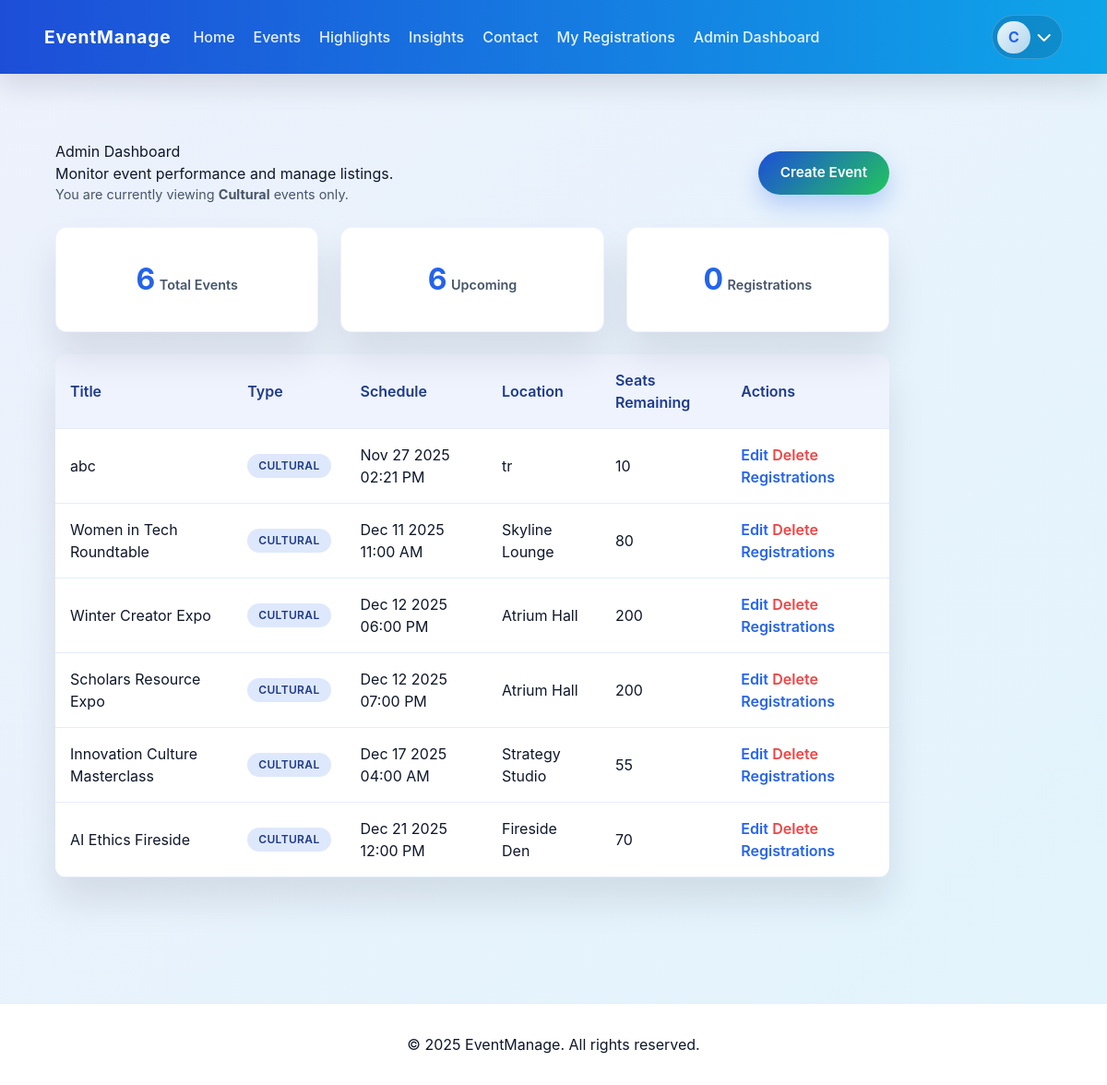
The page /admin/dashboard (signed in) on the database its author committed.
### app/models.py (models this page shows, shortened)
class User(UserMixin, db.Model):
    id = db.Column(db.Integer, primary_key=True)
    name = db.Column(db.String(120), nullable=False)
    email = db.Column(db.String(120), unique=True, nullable=False)
    password_hash = db.Column(db.String(256), nullable=False)
    is_admin = db.Column(db.Boolean, default=False, nullable=False)
    admin_scope = db.Column(db.String(50), default="super")
    created_at = db.Column(db.DateTime, default=datetime.utcnow)
    registrations = db.relationship("Registration", back_populates="user", cascade="all, delete-orphan")
    interests = db.relationship("EventInterest", back_populates="user", cascade="all, delete-orphan")
    @property
    def is_super_admin(self) -> bool:
        if not self.is_admin:
            return False
        if not self.admin_scope:
            return True
        return self.admin_scope.lower() == "super"

class Event(db.Model):
    id = db.Column(db.Integer, primary_key=True)
    title = db.Column(db.String(150), nullable=False)
    summary = db.Column(db.String(300), nullable=False)
    description = db.Column(db.Text, nullable=False)
    location = db.Column(db.String(200), nullable=False)
    start_time = db.Column(db.DateTime, nullable=False)
    end_time = db.Column(db.DateTime, nullable=False)
    capacity = db.Column(db.Integer, nullable=False)
    event_type = db.Column(db.String(80), nullable=False, default=EVENT_CATEGORY_CHOICES[0])
    image_url = db.Column(db.String(255), nullable=True)
    created_at = db.Column(db.DateTime, default=datetime.utcnow)
    registrations = db.relationship("Registration", back_populates="event", cascade="all, delete-orphan")
    interests = db.relationship("EventInterest", back_populates="event", cascade="all, delete-orphan")
    @property
    def seats_remaining(self) -> int:
        return max(self.capacity - len(self.registrations), 0)

### app/admin.py (the view)
@admin_bp.route("/dashboard")
@login_required
@admin_required
def dashboard():
    events = _filtered_events_query(Event.query).order_by(Event.start_time).all()
    total_registrations = _registration_query().count()
    upcoming_events = _filtered_events_query(
        Event.query.filter(Event.start_time >= datetime.utcnow())
    ).count()
    return render_template(
        "admin/dashboard.html",
        events=events,
        total_registrations=total_registrations,
        upcoming_events=upcoming_events,
        admin_scope=current_user.admin_scope,
    )

### app/__init__.py (called while the page is built)
def create_app():
    app = Flask(__name__, instance_relative_config=True)
    app.config.from_object("config.Config")
    os.makedirs(app.instance_path, exist_ok=True)
    db.init_app(app)
    login_manager.init_app(app)
    from .models import User, seed_admin, seed_sample_events
    @login_manager.user_loader
    def load_user(user_id):
        return User.query.get(int(user_id))
    from .auth import auth_bp
    from .events import events_bp
    from .admin import admin_bp
    app.register_blueprint(events_bp)
    app.register_blueprint(auth_bp)
    app.register_blueprint(admin_bp)
    @app.route("/")
    def home():
        return "App is live!"
    with app.app_context():
        db.create_all()
        seed_admin()
        seed_sample_events()
    return app

### app/admin.py (called while the page is built)
def admin_required(func):
    @wraps(func)
    def wrapper(*args, **kwargs):
        if not current_user.is_authenticated:
            flash("Please sign in as an administrator.", "warning")
            return redirect(url_for("auth.login", next=request.url))
        if not current_user.is_admin:
            flash("Administrator access required.", "danger")
            return redirect(url_for("events.home"))
        return func(*args, **kwargs)
    return wrapper

def _filtered_events_query(query=None):
    query = query or Event.query
    if current_user.is_super_admin:
        return query
    return query.filter(Event.event_type == current_user.admin_scope)

def _registration_query():
    query = Registration.query
    if current_user.is_super_admin:
        return query
    return query.join(Event).filter(Event.event_type == current_user.admin_scope)

### app/events.py (called while the page is built)
@events_bp.app_context_processor
def inject_globals():
    return {"current_year": datetime.utcnow().year}

### app/templates/admin/dashboard.html (shortened to what this page needs)
{% extends 'base.html' %}
{% block content %}
<section class="section">
  <div class="section__header">
    <div>
      <h1>Admin Dashboard</h1>
      <p>Monitor event performance and manage listings.</p>
      {% if admin_scope and admin_scope != 'super' %}
        <p class="section__subtitle">You are currently viewing <strong>{{ admin_scope }}</strong> events only.</p>
      {% endif %}
    </div>
    <a class="btn btn--primary" href="{{ url_for('admin.create_event') }}">Create Event</a>
  </div>
  <div class="stats">
    <div class="stat">
      <span class="stat__value">{{ events|length }}</span>
      <span class="stat__label">Total Events</span>
    </div>
    <div class="stat">
      <span class="stat__value">{{ upcoming_events }}</span>
      <span class="stat__label">Upcoming</span>
    </div>
    <div class="stat">
      <span class="stat__value">{{ total_registrations }}</span>
      <span class="stat__label">Registrations</span>
    </div>
  </div>
  <table class="table">
    <thead>
      <tr>
        <th>Title</th>
        <th>Type</th>
        <th>Schedule</th>
        <th>Location</th>
        <th>Seats Remaining</th>
        <th>Actions</th>
      </tr>
    </thead>
    <tbody>
      {% for event in events %}
        <tr>
          <td>{{ event.title }}</td>
          <td><span class="chip">{{ event.event_type }}</span></td>
          <td>{{ event.start_time.strftime('%b %d %Y %I:%M %p') }}</td>
          <td>{{ event.location }}</td>
          <td>{{ event.seats_remaining }}</td>
          <td>
            <a class="link" href="{{ url_for('admin.edit_event', event_id=event.id) }}">Edit</a>
            <form method="post" action="{{ url_for('admin.delete_event', event_id=event.id) }}" onsubmit="return confirm('Are you sure you want to delete this event?');" class="inline">
              <button class="link link--danger" type="submit">Delete</button>
            </form>
            <a class="link" href="{{ url_for('admin.event_registrations', event_id=event.id) }}">Registrations</a>
          </td>
        </tr>
      {% else %}
        <tr>
          <td colspan="5">No events created yet.</td>
        </tr>
      {% endfor %}
    </tbody>
  </table>
</section>
{% endblock %}

### app/templates/base.html (shortened to what this page needs)
<!doctype html>
<html lang="en">
  <head>
    <link rel="stylesheet" href="https://cdnjs.cloudflare.com/ajax/libs/font-awesome/6.5.2/css/all.min.css" />
    <script src="https://cdn.tailwindcss.com"></script>
    <link rel="stylesheet" href="{{ url_for('static', filename='css/styles.css') }}">
  </head>
  <body>
    <header class="site-header">
      <nav class="navbar">
        <div class="navbar__left">
          <a class="navbar__brand" href="{{ url_for('events.home') }}">EventManage</a>
          <div class="navbar__links" id="navMenu">
            <a href="{{ url_for('events.home') }}">Home</a>
            <a href="{{ url_for('events.events_list') }}">Events</a>
            <a href="{{ url_for('events.home') }}#highlights">Highlights</a>
            <a href="{{ url_for('events.home') }}#insights">Insights</a>
            <a href="{{ url_for('events.home') }}#contact">Contact</a>
            {% if current_user.is_authenticated %}
              <a href="{{ url_for('events.my_registrations') }}">My Registrations</a>
              {% if current_user.is_admin %}
                <a href="{{ url_for('admin.dashboard') }}">Admin Dashboard</a>
              {% endif %}
            {% endif %}
          </div>
        </div>
        <div class="navbar__right">
          <div class="navbar__user">
            <button id="userToggle" class="navbar__user-button" aria-label="User menu" aria-haspopup="true" aria-expanded="false">
              <span class="navbar__avatar">
                {% if current_user.is_authenticated %}
                  {{ current_user.name[:1]|upper }}
                {% else %}
                  <i class="fa fa-user"></i>
                {% endif %}
              </span>
              <i class="fa fa-chevron-down"></i>
            </button>
          </div>
        </div>
      </nav>
    </header>
    <main class="container">
      {% block content %}{% endblock %}
    </main>
    <footer class="site-footer">
      <p>&copy; {{ current_year or 2025 }} EventManage. All rights reserved.</p>
    </footer>
  </body>
</html>

### rows shown on the page
User: name "C", admin_scope "Cultural"
Event: title "abc", event_type "CULTURAL", start_time "Nov 27 2025 02:21 PM", location "tr", seats_remaining "10"
Event: title "Women in Tech Roundtable", event_type "CULTURAL", start_time "Dec 11 2025 11:00 AM", location "Skyline Lounge", seats_remaining "80"
Event: title "Winter Creator Expo", event_type "CULTURAL", start_time "Dec 12 2025 06:00 PM", location "Atrium Hall", seats_remaining "200"
Event: title "Scholars Resource Expo", event_type "CULTURAL", start_time "Dec 12 2025 07:00 PM", location "Atrium Hall", seats_remaining "200"
Event: title "Innovation Culture Masterclass", event_type "CULTURAL", start_time "Dec 17 2025 04:00 AM", location "Strategy Studio", seats_remaining "55"
Event: title "AI Ethics Fireside", event_type "CULTURAL", start_time "Dec 21 2025 12:00 PM", location "Fireside Den", seats_remaining "70"

### other values the page prints
{{ events|length }} "6"
{{ upcoming_events }} "6"
{{ total_registrations }} "0"
